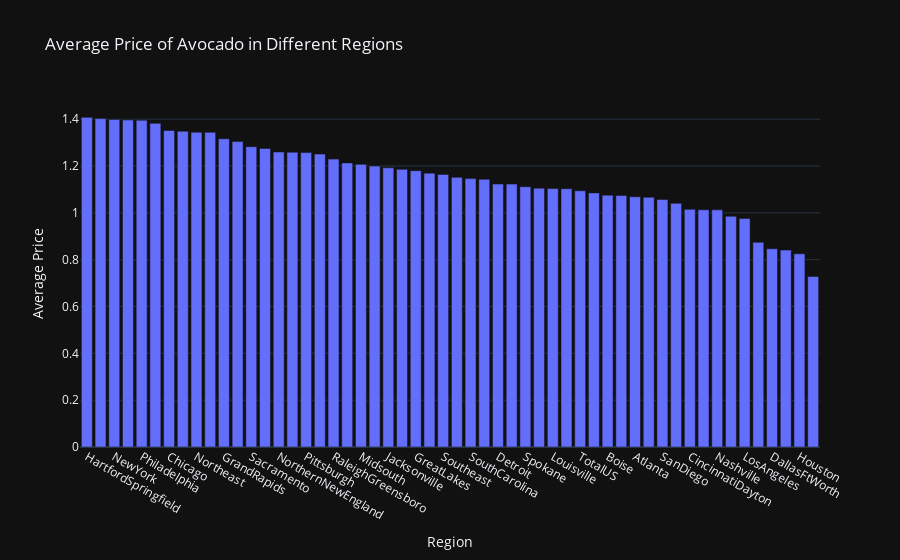

The cell this chart's notebook holds for it:
### Code cell
fig=px.bar(avg_by_regions, x='Region',y='AveragePrice',
    title="Average Price of Avocado in Different Regions", labels=dict(AveragePrice='Average Price'))

fig.show()

### Figure 1 — Plotly figure (JSON) as saved in the notebook; plotly's stock layout.template omitted (floating-point values rounded to 4 significant figures)
{"data": [{"alignmentgroup": "True", "hovertemplate": "Region=%{x}<br>Average Price=%{y}<extra></extra>", "legendgroup": "", "marker": {"color": "#636efa", "pattern": {"shape": ""}}, "name": "", "offsetgroup": "", "orientation": "v", "showlegend": false, "textposition": "auto", "type": "bar", "x": ["HartfordSpringfield", "SanFrancisco", "NewYork", "Syracuse", "Philadelphia", "BuffaloRochester", "Chicago", "Albany", "Northeast", "BaltimoreWashington", "GrandRapids", "Boston", "Sacramento", "Charlotte", "NorthernNewEngland", "HarrisburgScranton", "Pittsburgh", "MiamiFtLauderdale", "RaleighGreensboro", "Orlando", "Midsouth", "Tampa", "Jacksonville", "StLouis", "GreatLakes", "Plains", "Southeast", "Seattle", "SouthCarolina", "Indianapolis", "Detroit", "RichmondNorfolk", "Spokane", "California", "Louisville", "Roanoke", "TotalUS", "NewOrleansMobile", "Boise", "Denver", "Atlanta", "Columbus", "SanDiego", "Portland", "CincinnatiDayton", "LasVegas", "Nashville", "West", "LosAngeles", "SouthCentral", "DallasFtWorth", "WestTexNewMexico", "Houston", "PhoenixTucson"], "xaxis": "x", "y": [1.408, 1.403, 1.399, 1.397, 1.396, 1.382, 1.352, 1.349, 1.344, 1.344, 1.316, 1.304, 1.283, 1.275, 1.26, 1.259, 1.257, 1.251, 1.23, 1.213, 1.207, 1.2, 1.192, 1.186, 1.18, 1.17, 1.164, 1.152, 1.146, 1.144, 1.123, 1.123, 1.112, 1.105, 1.104, 1.103, 1.094, 1.085, 1.076, 1.074, 1.069, 1.066, 1.057, 1.041, 1.015, 1.013, 1.013, 0.9854, 0.9764, 0.8743, 0.8464, 0.841, 0.8251, 0.7286], "yaxis": "y"}], "layout": {"autosize": true, "barmode": "relative", "legend": {"tracegroupgap": 0}, "title": {"text": "Average Price of Avocado in Different Regions"}, "xaxis": {"anchor": "y", "autorange": true, "domain": [0, 1], "range": [-0.5, 53.5], "title": {"text": "Region"}, "type": "category"}, "yaxis": {"anchor": "x", "autorange": true, "domain": [0, 1], "range": [0, 1.482], "title": {"text": "Average Price"}, "type": "linear"}}}
